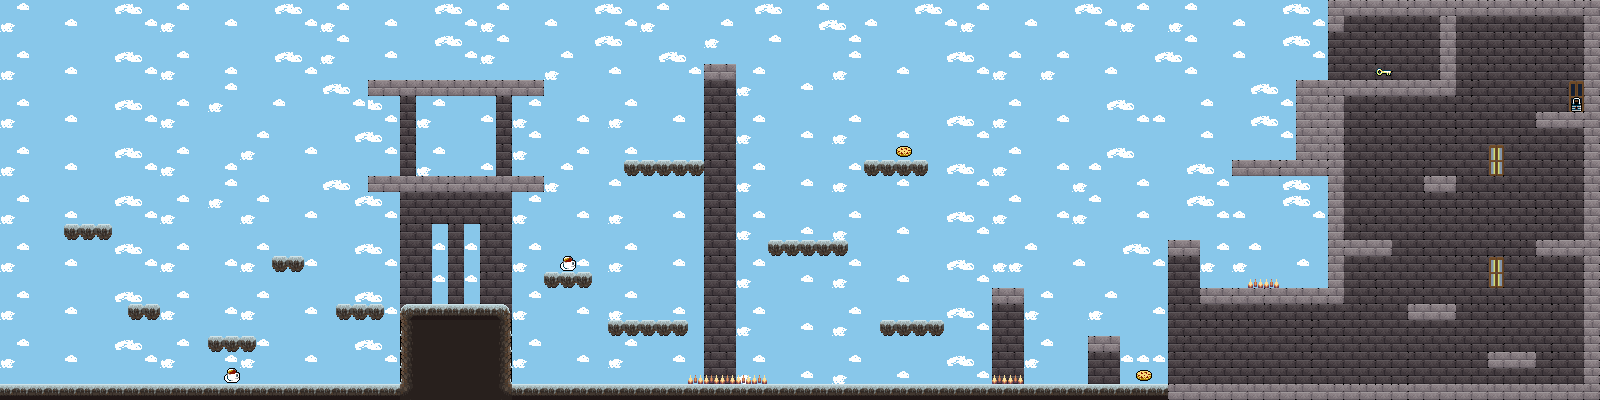

This is a level from a 2D game, rendered from its Tiled map with the project's own tilesets. A one-line summary and the map file follow, with tile-layer data summarised:
An orthogonal 100x25 tile map with 16x16 px tiles, 4 tile layers (background, midground, platforms, foreground), 4 tilesets and 79 objects (44x coin, 14x normalEnemy, 10x flyingEnemy, 3x shotgun, 2x pistol, ...).

<map version="1.4" tiledversion="1.4.3" orientation="orthogonal" renderorder="right-down" width="100" height="25" tilewidth="16" tileheight="16" infinite="0" nextlayerid="8" nextobjectid="87">
 <editorsettings>
  <export target="level1.json" format="json" />
 </editorsettings>
 <tileset firstgid="1" name="grass-building-tileset" tilewidth="16" tileheight="16" tilecount="170" columns="17">
  <image source="grass-building-tileset.png" width="272" height="160" />
 </tileset>
 <tileset firstgid="171" name="items" tilewidth="16" tileheight="16" tilecount="567" columns="21">
  <image source="items.png" width="336" height="432" />
 </tileset>
 <tileset firstgid="738" name="grass-sky-tileset" tilewidth="16" tileheight="16" tilecount="60" columns="10">
  <image source="grass-sky-tileset.png" width="160" height="96" />
 </tileset>
 <tileset firstgid="798" name="props-tileset" tilewidth="16" tileheight="16" tilecount="120" columns="6">
  <image source="props-tileset.png" width="96" height="320" />
 </tileset>
 <layer id="1" name="background" width="100" height="25">
  <data>[2500 cells, 2500 non-empty, 50 distinct tile ids]</data>
 </layer>
 <layer id="4" name="midground" width="100" height="25">
  <data>[2500 cells, 6 non-empty, 4 distinct tile ids]</data>
 </layer>
 <layer id="3" name="platforms" width="100" height="25">
  <data>[2500 cells, 311 non-empty, 23 distinct tile ids]</data>
 </layer>
 <objectgroup id="5" name="objects">
  <object id="1" name="playerSpawn" type="player" x="32" y="376">
   <point />
  </object>
  <object id="5" name="exitLevel" type="exit" x="1568" y="80" width="16" height="32" />
  <object id="6" name="pistolAmmo" type="pistol" x="144" y="296">
   <point />
  </object>
  <object id="7" name="shotgunAmmo" type="shotgun" x="1424" y="72">
   <point />
  </object>
  <object id="8" name="shotgunAmmo" type="shotgun" x="456" y="72">
   <point />
  </object>
  <object id="9" name="smgAmmo" type="smg" x="456" y="296">
   <point />
  </object>
  <object id="10" name="smgAmmo" type="smg" x="1168" y="376">
   <point />
  </object>
  <object id="11" name="normalSpawn1" type="normalEnemy" x="284" y="376">
   <point />
  </object>
  <object id="12" name="normalDest1" type="normalEnemy" x="176" y="376">
   <point />
  </object>
  <object id="13" name="normalSpawn2" type="normalEnemy" x="968" y="376">
   <point />
  </object>
  <object id="14" name="normalDest2" type="normalEnemy" x="868" y="376">
   <point />
  </object>
  <object id="15" name="normalSpawn3" type="normalEnemy" x="680" y="312">
   <point />
  </object>
  <object id="16" name="normalDest3" type="normalEnemy" x="624" y="312">
   <point />
  </object>
  <object id="17" name="normalSpawn4" type="normalEnemy" x="504" y="168">
   <point />
  </object>
  <object id="18" name="normalDest4" type="normalEnemy" x="408" y="168">
   <point />
  </object>
  <object id="19" name="normalSpawn5" type="normalEnemy" x="1388" y="376">
   <point />
  </object>
  <object id="20" name="normalDest5" type="normalEnemy" x="1240" y="376">
   <point />
  </object>
  <object id="21" name="normalSpawn6" type="normalEnemy" x="1432" y="376">
   <point />
  </object>
  <object id="22" name="normalDest6" type="normalEnemy" x="1272" y="376">
   <point />
  </object>
  <object id="23" name="normalSpawn7" type="normalEnemy" x="1472" y="376">
   <point />
  </object>
  <object id="24" name="normalDest7" type="normalEnemy" x="1304" y="376">
   <point />
  </object>
  <object id="25" name="turretSpawn1" type="turret" x="1184" y="240">
   <point />
  </object>
  <object id="26" name="turretSpawn2" type="turret" x="1280" y="160">
   <point />
  </object>
  <object id="27" name="flyingSpawn1" type="flyingEnemy" x="1392" y="224">
   <point />
  </object>
  <object id="28" name="flyingDest1" type="flyingEnemy" x="1536" y="224">
   <point />
  </object>
  <object id="29" name="flyingSpawn2" type="flyingEnemy" x="1296" y="64">
   <point />
  </object>
  <object id="30" name="flyingDest2" type="flyingEnemy" x="1408" y="64">
   <point />
  </object>
  <object id="31" name="flyingSpawn3" type="flyingEnemy" x="800" y="304">
   <point />
  </object>
  <object id="32" name="flyingDest3" type="flyingEnemy" x="960" y="304">
   <point />
  </object>
  <object id="33" name="flyingSpawn4" type="flyingEnemy" x="1520" y="144">
   <point />
  </object>
  <object id="34" name="flyingDest4" type="flyingEnemy" x="1520" y="344">
   <point />
  </object>
  <object id="35" name="flyingSpawn5" type="flyingEnemy" x="640" y="48">
   <point />
  </object>
  <object id="36" name="flyingDest5" type="flyingEnemy" x="800" y="48">
   <point />
  </object>
  <object id="37" name="pistolAmmo" type="pistol" x="544" y="376">
   <point />
  </object>
  <object id="38" name="shotgunAmmo" type="shotgun" x="1316" y="280">
   <point />
  </object>
  <object id="39" name="coin" type="coin" x="72" y="216">
   <point />
  </object>
  <object id="40" name="coin" type="coin" x="96" y="216">
   <point />
  </object>
  <object id="41" name="coin" type="coin" x="388" y="376">
   <point />
  </object>
  <object id="42" name="coin" type="coin" x="364" y="376">
   <point />
  </object>
  <object id="43" name="coin" type="coin" x="336" y="376">
   <point />
  </object>
  <object id="44" name="coin" type="coin" x="428" y="72">
   <point />
  </object>
  <object id="45" name="coin" type="coin" x="456" y="40">
   <point />
  </object>
  <object id="46" name="coin" type="coin" x="488" y="72">
   <point />
  </object>
  <object id="47" name="coin" type="coin" x="708" y="56">
   <point />
  </object>
  <object id="48" name="coin" type="coin" x="728" y="56">
   <point />
  </object>
  <object id="49" name="coin" type="coin" x="664" y="152">
   <point />
  </object>
  <object id="50" name="coin" type="coin" x="792" y="232">
   <point />
  </object>
  <object id="51" name="coin" type="coin" x="812" y="232">
   <point />
  </object>
  <object id="52" name="coin" type="coin" x="832" y="232">
   <point />
  </object>
  <object id="53" name="coin" type="coin" x="1008" y="280">
   <point />
  </object>
  <object id="54" name="coin" type="coin" x="1104" y="324">
   <point />
  </object>
  <object id="55" name="coin" type="coin" x="572" y="380">
   <point />
  </object>
  <object id="56" name="coin" type="coin" x="600" y="380">
   <point />
  </object>
  <object id="57" name="coin" type="coin" x="500" y="296">
   <point />
  </object>
  <object id="58" name="coin" type="coin" x="500" y="268">
   <point />
  </object>
  <object id="59" name="coin" type="coin" x="500" y="236">
   <point />
  </object>
  <object id="60" name="coin" type="coin" x="416" y="296">
   <point />
  </object>
  <object id="61" name="coin" type="coin" x="416" y="268">
   <point />
  </object>
  <object id="62" name="coin" type="coin" x="416" y="236">
   <point />
  </object>
  <object id="63" name="coin" type="coin" x="456" y="228">
   <point />
  </object>
  <object id="64" name="coin" type="coin" x="456" y="268">
   <point />
  </object>
  <object id="65" name="coin" type="coin" x="752" y="344">
   <point />
  </object>
  <object id="66" name="coin" type="coin" x="1572" y="376">
   <point />
  </object>
  <object id="67" name="coin" type="coin" x="1548" y="376">
   <point />
  </object>
  <object id="68" name="coin" type="coin" x="1432" y="296">
   <point />
  </object>
  <object id="69" name="coin" type="coin" x="1512" y="344">
   <point />
  </object>
  <object id="70" name="coin" type="coin" x="1368" y="232">
   <point />
  </object>
  <object id="71" name="coin" type="coin" x="1440" y="168">
   <point />
  </object>
  <object id="72" name="coin" type="coin" x="1560" y="232">
   <point />
  </object>
  </objectgroup>
 <layer id="2" name="foreground" width="100" height="25">
  <data>[2500 cells, 15 non-empty, 5 distinct tile ids]</data>
 </layer>
</map>
<!-- 10 of 79 objects omitted -->
